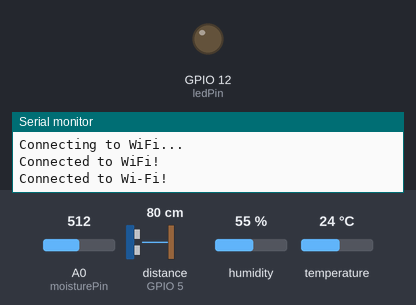
Simulated run of this sketch. Board: ESP8266 (NodeMCU). Parts: output pins drawn as LEDs (lit = HIGH), the last lines printed to the serial monitor. Wiring (inferred from the names in the program): ultrasonic range finder: trigger GPIO 9; echo GPIO 5. Inputs (shaded band) come from the test bench; at power-on: A0 (moisturePin) = 512, distance to the obstacle (sensor on GPIO 5) 80 cm, humidity 55 %, temperature 24 °C. The echo pulse lasts 58.3 µs per cm; WiFi joins after 1.5 s; servers stay silent unless stated; the modem accepts every AT command (registered, SIM ready, sends succeed) and sends nothing else; pins used as bus, display or sensor lines are not drawn.

Above: at 6.2 s.
6.3 s: A0 (moisturePin) set to 219
12.2 s: A0 (moisturePin) set to 185
At 21.5 s:
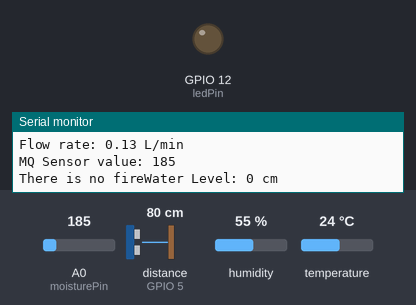
22.4 s: A0 (moisturePin) set to 210
At 36.0 s:
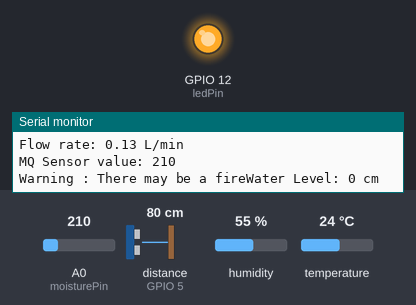
36.3 s: A0 (moisturePin) set to 190
At 49.3 s:
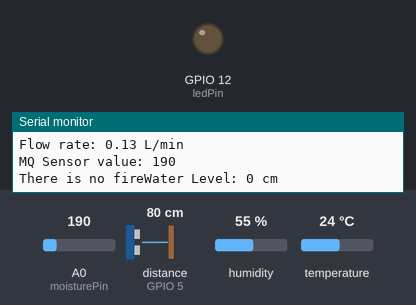
Timing chart, 0 to 50.8 s (numbered marks = the images above; inputs shaded):
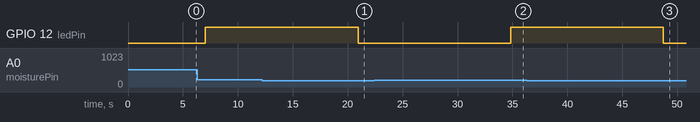

Measured:
- after the input at 12.2 s, GPIO 12 (ledPin): HIGH → LOW after 8.8 s
- after the input at 22.4 s, GPIO 12 (ledPin): LOW → HIGH after 12.4 s
- after the input at 36.3 s, GPIO 12 (ledPin): HIGH → LOW after 12.4 s

The sketch:

main.ino
```cpp
#include <DHT.h>              // header file for humidity and temperature sensor
#include <ESP8266WiFi.h>      //header file for wifi module
#include <WiFiClient.h>
#include <ThingSpeak.h>       //header file for thingspeak
#include <SoftwareSerial.h>

#define DHTPIN 3              // pin to which DHT11 data pin is connected
#define DHTTYPE DHT11         // DHT11 sensor model
DHT dht(DHTPIN, DHTTYPE);     // creating a DHT object

SoftwareSerial espSerial(6,7); // RX, TX pins for ESP8266

// WiFi settings
const char* ssid = "WIT-WIFI";
const char* password = "$wit$123";
String PORT = "80";

// ThingSpeak settings
const char* server = "api.thingspeak.com";
const char* apiKey = "RA4M8OZ4B03633UC";
const unsigned long channelID = 2161727;

int moisturePin = A0;         // analog input pin A0 for soil moisture sensor

const int flowSensorPin = 5 ;  // pin for the flow sensor
volatile int flowSensorInterruptCount = 0; // Initialize the flow sensor interrupt count

int mqPin = A0;               // Analog input pin for MQ sensor
int ledPin = 12;              // On-board LED pin for mq sensor

// pins for ultrasonic sensors
const int trigPin = 9;
const int echoPin = 10;
// variables for duration and distance measurements using ultrasonic sensor
long duration;
int waterLevel;

WiFiClient client;             // Initialize the client and Wi-Fi

void setup()
{
  Serial.begin(9600);          // Initialize serial communication at 9600 baud
  espSerial.begin(9600);

  WiFi.begin(ssid, password);  // Connect to Wi-Fi
  while (WiFi.status() != WL_CONNECTED)
  {
    delay(1000);
    Serial.println("Connecting to WiFi...");
  }
  Serial.println("Connected to WiFi!");

  sendCommand("AT+RST", "Ready");
  sendCommand("AT+CWMODE=1", "OK");
  connectToWiFi();

  ThingSpeak.begin(client);    // Initialize ThingSpeak

  dht.begin();                 //initialize DHT sensor

  pinMode(flowSensorPin, INPUT); // Set the flow sensor pin as input
  attachInterrupt(digitalPinToInterrupt(flowSensorPin), flowSensorInterrupt, RISING); // Set the interrupt for the flow sensor pin

  pinMode(ledPin, OUTPUT);     // Set LED pin as output of mq sensor

  // setup pins for ultrasonic sensors
  pinMode(trigPin, OUTPUT);
  pinMode(echoPin, INPUT);
}

void loop()
{
  delay(2000);                // Wait for 2 seconds before reading data

  int moistureValue = analogRead(moisturePin); // Read soil  moisture sensor value
  // Print soil moisture value to serial monitor
  Serial.print("Soil Moisture: ");
  Serial.print(moistureValue);

  // reading temperature and humidity using DHT sensor
  float temperature = dht.readTemperature();
  float humidity = dht.readHumidity();
  // Print temperature and humidity to the serial monitor
  Serial.print("\nTemperature: ");
  Serial.print(temperature);
  Serial.print(" °C \n Humidity: ");
  Serial.print(humidity);
  Serial.println("%");

  float flowRate = (flowSensorInterruptCount / 7.5); // Calculate the flow rate (7.5 is the number of pulses per liter for the flow sensor)
  // print flow rate to serial monitor
  Serial.print("Flow rate: ");
  Serial.print(flowRate);
  Serial.println(" L/min");
  flowSensorInterruptCount = 0;     // Reset the flow sensor interrupt count

  int mqValue = analogRead(mqPin); // Read analog value from MQ sensor
  // Print mq sensor value to serial monitor
  Serial.print("MQ Sensor value: ");
  Serial.println(mqValue);
  if (mqValue > 200 && mqValue <1000)
  {
    // If mq sensor value is above threshold
    digitalWrite(ledPin, HIGH);    // Turn on LED
    Serial.print("Warning : There may be a fire");
  }
  else
  {
    digitalWrite(ledPin, LOW);     // Turn off LED
    Serial.print("There is no fire");
  }

  // send a 10 microsecond pulse to trigger pin
  digitalWrite(trigPin, LOW);
  delayMicroseconds(2);
  digitalWrite(trigPin, HIGH);
  delayMicroseconds(10);
  digitalWrite(trigPin, LOW);
  duration = duration * 0.034/2;        // measure duration of echo pulse using ultrasonic sensors
  // print distance measured by ultrasonic sensor to serial monitor
  Serial.print("Water Level: ");
  Serial.print(waterLevel);
  Serial.println(" cm");

  // Update ThingSpeak
  ThingSpeak.writeField(channelID, 1, moistureValue, apiKey);
  ThingSpeak.writeField(channelID, 2, temperature, apiKey);
  ThingSpeak.writeField(channelID, 3, humidity, apiKey);
  ThingSpeak.writeField(channelID, 4, flowRate, apiKey);
  ThingSpeak.writeField(channelID, 5, mqValue, apiKey);
  ThingSpeak.writeField(channelID, 6, waterLevel, apiKey);

  Serial.println(); // Print new line

  delay(10000);                        // Delay for a short time before reading data again
}

void flowSensorInterrupt()
{
  flowSensorInterruptCount++;         // Increment the flow sensor interrupt count
}

void sendCommand(String command, String expectedResponse)
{
  espSerial.println(command);
  delay(1000);
  while (espSerial.available())
  {
    String response = espSerial.readStringUntil('\n');
    if (response.indexOf(expectedResponse) != -1)
    {
      break;
    }
  }
}

void connectToWiFi()
{
  sendCommand("AT+CWJAP=\"" + String(ssid) + "\",\"" + String(password) + "\"", "OK");
  Serial.println("Connected to Wi-Fi!");
}
```
